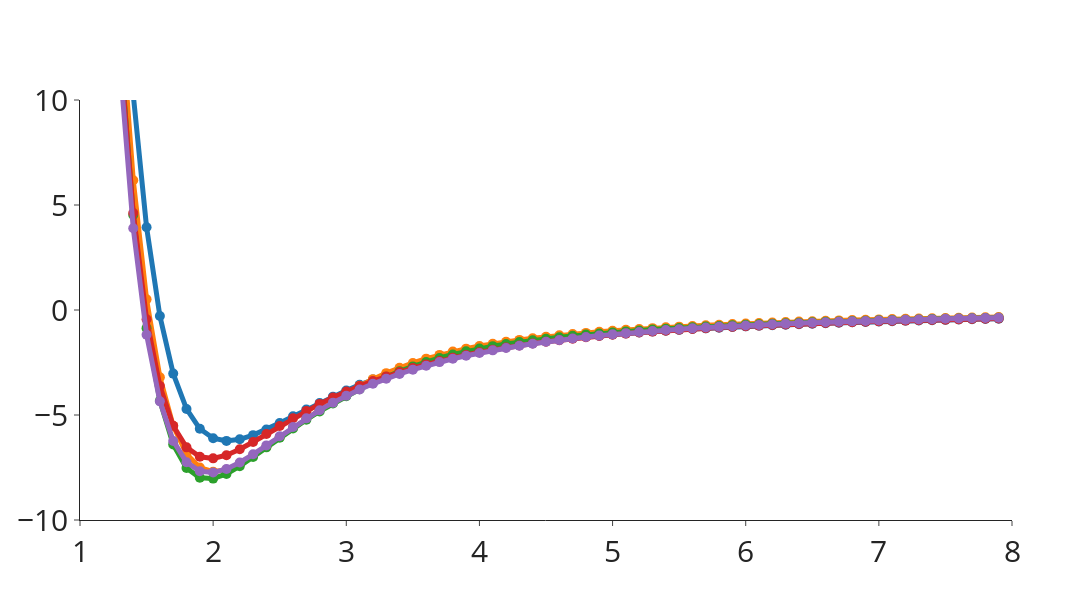

The cell this chart's notebook holds for it:
### Code cell
# Methylacetamide Azetidinone

import numpy as np
import plotly.graph_objects as go

distances = np.arange(1.0, 8.0, 0.1)

theories = {
    'hf/6-31g*': [81.05613410769729, 52.262859231210314, 32.79515085829189, 19.445226660987828, 10.243668578215875, 3.941831801144872, -0.2884735291590914, -3.029347987321671, -4.71058651083149, -5.655778141634073, -6.105465333792381, -6.232615488523152, -6.156926404335536, -5.958495659462642, -5.689783021458425, -5.384644241596106, -5.064619247685187, -4.743135867000092, -4.428366569220088, -4.125220844114665, -3.8366446222062223, -3.5645484894048423, -3.3102000299841166, -3.0744076595874503, -2.8575418423861265, -2.65951263171155, -2.479768462362699, -2.3173431114992127, -2.170946057594847, -2.0390798313892446, -1.9201640613609925, -1.8126305108889937, -1.7149977453518659, -1.6259687721612863, -1.5443736185552552, -1.4692277371068485, -1.3997093762736768, -1.3351365680573508, -1.2749457577010617, -1.2186761980992742, -1.1659376234165393, -1.1164095513522625, -1.0698109330842271, -1.0259039753000252, -0.9844789304770529, -0.9453502174583264, -0.9083498718682677, -0.8733302457258105, -0.8401522058411501, -0.8086923589580692, -0.7788372769136913, -0.7504836285370402, -0.7235322295455262, -0.6978968852199614, -0.6734956662985496, -0.6502533201128244, -0.6280975537374616, -0.6069665629183874, -0.5867982804775238, -0.5675389576936141, -0.5491349013755098, -0.5315385528374463, -0.5147047222126275, -0.4985920485923998, -0.4831611711997539, -0.468374609015882, -0.4541992732556537, -0.44060335267568007, -0.427556412294507, -0.4150304951472208, -0.4029982243082486],
    # 'pbe0/6-31g*': [68.56469822686631, 42.12414483225439, 24.6626269944245, 12.994298846460879, 5.1687229159870185, -0.030292934272438288, -3.387101171014365, -5.438394369906746, -6.574103841208853, -7.0859439263585955, -7.190384583256673, -7.043011604109779, -6.750383903796319, -6.381030405522324, -5.976375581638422, -5.561892054625787, -5.15321620053146, -4.758184528676793, -4.380916772526689, -4.023526891542133, -3.687891060777474, -3.3752773349988274, -3.08703427342698, -2.8232477823039517, -2.5849602388916537, -2.371902797196526, -2.1825161092565395, -2.0156488177599385, -1.868998792662751, -1.740235704521183, -1.626994784513954, -1.527001740585547, -1.4381423700833693, -1.3586250403313898, -1.286854196107015, -1.2215987365343608, -1.1618436527205631, -1.1067745156469755, -1.0557315142941661, -1.008219025854487, -0.9638284214306623, -0.9222392173833214, -0.8831762643530965, -0.8464183393516578, -0.8117746356292628, -0.7790798373171128, -0.7481862990534864, -0.7189662710297853, -0.691299565078225, -0.6650806858669966, -0.6402129408088513, -0.6166085656150244, -0.5941827596980147, -0.5728627987555228, -0.552579200535547, -0.5332682628650218, -0.5148683595471084, -0.4973277478129603, -0.4805935645708814, -0.46462080004857853, -0.44936371338553727, -0.4347823396092281, -0.42083847848698497, -0.4074973636888899, -0.39472577237756923, -0.3824919348116964, -0.3707682104432024, -0.3595278484863229, -0.3487451584660448, -0.33839665341656655, -0.32845909852767363],
    # 'wb97x-d/aug-cc-pvdz':  [68.43952772332705, 41.856898125697626, 24.259334113186924, 12.555337890371447, 4.817303165065823, -0.2123927563370671, -3.3757108504360076, -5.257988724828465, -6.277677145524649, -6.7239903967420105, -6.80567381446599, -6.6645736099162605, -6.396757192880614, -6.064904165017651, -5.706045210215962, -5.340770083916141, -4.988382120296592, -4.654557079513324, -4.3445405770034995, -4.058831230999203, -3.794834609114332, -3.5509548406407703, -3.3251768404443283, -3.11519241091446, -2.919603011891013, -2.7378717828833032, -2.5680857670668047, -2.4108010909694713, -2.2647292837209534, -2.1297022357175592, -2.0048506304447073, -1.889824142534053, -1.783825862017693, -1.6859263566730078, -1.5955145306361374, -1.5121479523659218, -1.4349358968029264, -1.3636785278504249, -1.2976913777238224, -1.236205759953009, -1.17924787584343, -1.1261005137639586, -1.0766673602338415, -1.0302648024226073, -0.9868360883847345, -0.9462969208543655, -0.9081545825756621, -0.8722446568717714, -0.8382006378087681, -0.806220138532808, -0.775820580747677, -0.7472025768074673, -0.7199201801849995, -0.6940756572003011, -0.6694964019989129, -0.646192454296397, -0.6239266600750852, -0.6027847905934323, -0.5824988088279497, -0.5634371718333568, -0.5449505507422145, -0.5274178753898013, -0.5107146846421529, -0.49483665826846845, -0.4796279826259706, -0.464960365294246, -0.451162417040905, -0.437776416685665, -0.4250534593302291, -0.4129235013097059, -0.4011081935313996],
    'mp2/6-31g*': [73.62414039700525, 45.7305026059621, 27.151499214116484, 14.63544424349675, 6.1761453243670985, 0.5060957774403505, -3.20275661960477, -5.518570831744, -6.850823613931425, -7.502956781769171, -7.699446474493016, -7.602348481013905, -7.324758280767128, -6.943127624457702, -6.507883786631282, -6.051634571515024, -5.595026089344174, -5.150771162181627, -4.726462729624473, -4.326521065551788, -3.953509080049116, -3.6088980623171665, -3.2934406269341707, -3.0072766718803905, -2.7499290069099516, -2.5202969271340407, -2.3167044575093314, -2.137011304264888, -1.9787788663525134, -1.8394359539961442, -1.7164494878961705, -1.6074394661118276, -1.5102688517654315, -1.42308219964616, -1.3443123142351396, -1.2726645590155385, -1.207088042399846, -1.1467369641759433, -1.090927995275706, -1.0391179933794774, -0.9908595282468013, -0.9457924998714589, -0.9036077380878851, -0.8640481797629036, -0.8268911401391961, -0.7919418032979593, -0.7590264800819568, -0.7279930360964499, -0.6987005390110426, -0.6710248762974516, -0.6448497981764376, -0.6200739706400782, -0.5966000197804533, -0.5743405702523887, -0.5532165030599572, -0.5331538097234443, -0.5140826317947358, -0.49594344274373725, -0.4786759862327017, -0.46222917624982074, -0.4465519142104313, -0.43159753584768623, -0.4173252962063998, -0.40369556087534875, -0.39067024883115664, -0.37821624148637056, -0.366301188361831, -0.3548957343446091, -0.34397244412684813, -0.33350627118488774, -0.32346962799783796],
    'wb97x-d3/6-31g*': [69.66080663897446, 42.68466059115599, 24.752069187379675, 12.65768083705916, 4.5202094829001, -0.8634880230238196, -4.317661383567611, -6.4004482443851884, -7.5207671729440335, -7.986172604811145, -8.027981017978163, -7.805353572388412, -7.43825021959492, -6.999596712907078, -6.540784048760543, -6.0822241058631334, -5.643042772746412, -5.223890834808117, -4.827548270084662, -4.453937592828879, -4.10187443162431, -3.7725887705746572, -3.4659259562322404, -3.1822263110952917, -2.92174787123804, -2.6857314565277193, -2.473375890083844, -2.284256473329151, -2.116648422233993, -1.968687712593237, -1.8379009016498458, -1.7217687424563337, -1.6182549523946363, -1.5253872972389217, -1.4416098877845798, -1.3654620859015267, -1.2958191100333352, -1.231730956613319, -1.172551815659972, -1.117650700995, -1.0665569214324933, -1.0188553305051755, -0.9743060346518178, -0.9324942066741642, -0.8932613515353296, -0.8563848798221443, -0.8216756900364999, -0.7889590176928323, -0.7581456445332151, -0.7289871964312624, -0.7014039104396943, -0.6753234390926082, -0.6506318853644188, -0.6272312410001177, -0.6050561285519507, -0.5839118263975251, -0.5638791013334412, -0.5448454374854919, -0.5266890452767257, -0.5094039959076326, -0.492931673215935, -0.47718579330830835, -0.462226463627303, -0.4479109536332544, -0.4342494571174029, -0.4211554378562141, -0.408662475674646, -0.3966333244170528, -0.3851878735877108, -0.3742078003415372, -0.3636463324946817],
    'wb97x-d3/aug-cc-pvdz': [68.79520598813542, 42.01544240457588, 24.276502511958824, 12.438114137592493, 4.617026515043108, -0.4430635397147853, -3.6219326212012675, -5.514770257024793, -6.539764025219483, -6.9880729115975555, -7.065059718879638, -6.913116609299323, -6.631374781456543, -6.2831931221007835, -5.908665446710074, -5.527427908353275, -5.157663400081219, -4.803882410778897, -4.472136583674001, -4.165368453977862, -3.8821664780552965, -3.6223023268103134, -3.3829712284787092, -3.1615906145598274, -2.956489727454027, -2.766683855879819, -2.5903627901279833, -2.4278251773503143, -2.277564081217861, -2.1393648393277545, -2.0120927629468497, -1.8951383676903788, -1.7876992879027966, -1.6885573299077805, -1.597206543869106, -1.5131414818752091, -1.4352948897576425, -1.363557292992482, -1.2970362011401448, -1.235146163351601, -1.177843010314973, -1.1243798457144294, -1.0746456694614608, -1.0279219745716546, -0.9842260016303044, -0.9434522121737245, -0.9051121550437529, -0.868920298787998, -0.834816253540339, -0.8026039792748634, -0.7720779450901318, -0.7432848967437167, -0.7158996840298641, -0.6899455052043777, -0.665258079970954, -0.6418153579870705, -0.6194570816296618, -0.5981872991251294, -0.5778971745457966, -0.5587361231155228, -0.5401609608961735, -0.5225769892858807, -0.5056877991592046, -0.48982139889267273, -0.4745308322890196, -0.459883206669474, -0.4459651459765155, -0.4325059360417072, -0.41975133671076037, -0.4075714149221312, -0.3956586243293714],
    'mp2/aug-cc-pvdz':  [68.47056388083729, 41.424905065476196, 23.558631142805098, 11.706282485538395, 3.889778329845285, -1.1746363714628387, -4.350052684225375, -6.234061185823521, -7.246060042903991, -7.680156139686005, -7.741150518500945, -7.569698227132903, -7.259797629289096, -6.8723396690620575, -6.4464329178154, -6.0080663099943195, -5.575207182759186, -5.160263780591777, -4.771125008730451, -4.411850870092167, -4.083507036295487, -3.785062141454546, -3.5142538143263664, -3.268307615449885, -3.0444201126520056, -2.8400285881652962, -2.652915609331103, -2.481222872651415, -2.3233890710689593, -2.1781119588122237, -2.044268007070059, -1.9208755580184516, -1.8070620420912746, -1.7020361345203128, -1.6050805311242584, -1.5155306738161016, -1.4327828286623117, -1.3562707361124922, -1.2854818805644754, -1.2199330871517304, -1.1591847839590628, -1.102823931229068, -1.0504763670905959, -1.0017754981236067, -0.9563975761120673, -0.9140340459707659, -0.8744000822480302, -0.837241033121245, -0.8023187540529761, -0.769423258578172, -0.7383703483792488, -0.708990727289347, -0.6811453480331693, -0.6547120460600127, -0.6295850583992433, -0.6056747110851575, -0.5828999196237419, -0.5611983756243717, -0.5405068124819081, -0.5207764787191991, -0.5019552248704713, -0.48400296943145804, -0.4668788000999484, -0.45054573568631895, -0.43496011340175755, -0.42009323873207904, -0.4059101830061991, -0.3923766750085633, -0.3794592678605113, -0.36713010203675367, -0.3553596541460138]
}

fig = go.Figure()

for key,value in theories.items():

    fig.add_trace(
        go.Scatter(
            x=list(distances), y=value,
            mode='lines+markers',
            name=key,
            marker=dict(size=10)
        )
    )

fig.update_layout(legend=dict(itemsizing='constant'))
fig.update_layout(legend=dict(
        orientation="h",
        yanchor="bottom",
        y=1.02,
        xanchor="right",
        x=1.05,
        font = dict(family = "Arial", size = 35),
        bordercolor="LightSteelBlue",
        borderwidth=2,
    ),
)
fig.update_traces(line=dict(width=5))

fig.update_layout(
    template='simple_white',
    xaxis_tickformat = 'i',
    bargap=0.2, # gap between bars of adjacent location coordinates,
    height=600,
    width=1350,
    showlegend=False,
)

fig.update_yaxes(range=[-10, 10.0], tickfont = dict(size=30))
fig.update_xaxes(range=[1.0, 8.0], tickfont = dict(size=30))

fig.show()
